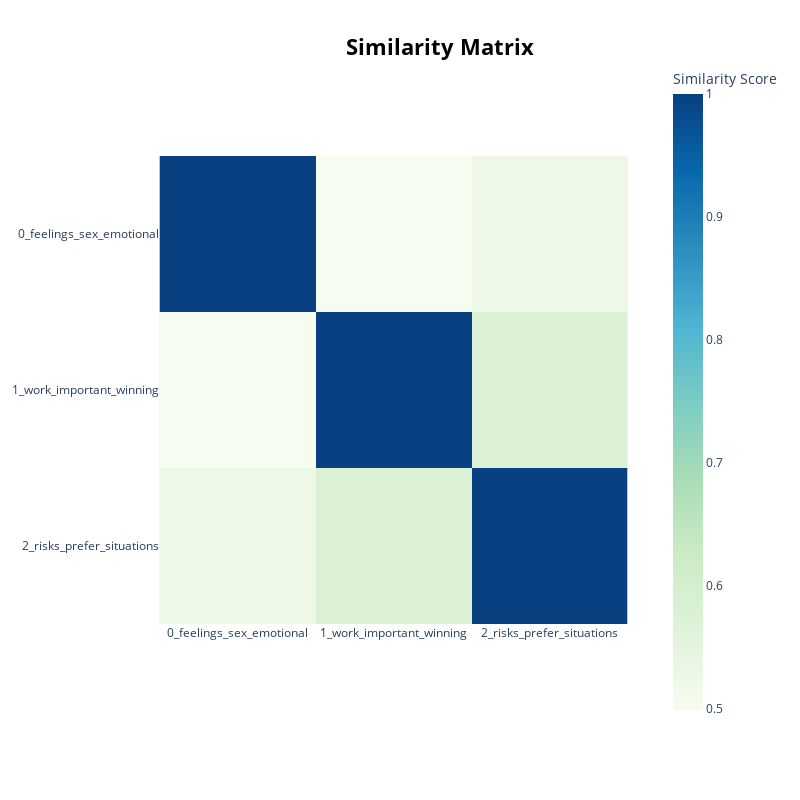

Source (notebook cell):
### Code cell
heat_map = topic_model.visualize_heatmap()

# Update filepath as needed
heat_map.write_image("../Visualizations/BERTopic_Heat_Map.png", width=800, height=600)
heat_map

### Figure 1 — Plotly figure (JSON) as saved in the notebook; plotly's stock layout.template omitted (floating-point values rounded to 4 significant figures)
{"data": [{"coloraxis": "coloraxis", "hovertemplate": "x: %{x}<br>y: %{y}<br>Similarity Score: %{z}<extra></extra>", "name": "0", "type": "heatmap", "x": ["0_feelings_sex_emotional", "1_work_important_winning", "2_risks_prefer_situations"], "xaxis": "x", "y": ["0_feelings_sex_emotional", "1_work_important_winning", "2_risks_prefer_situations"], "yaxis": "y", "z": [[1.0, 0.4989, 0.5267], [0.4989, 1.0, 0.5801], [0.5267, 0.5801, 1.0]]}], "layout": {"coloraxis": {"colorbar": {"title": {"text": "Similarity Score"}}, "colorscale": [[0, "rgb(247,252,240)"], [0.125, "rgb(224,243,219)"], [0.25, "rgb(204,235,197)"], [0.375, "rgb(168,221,181)"], [0.5, "rgb(123,204,196)"], [0.625, "rgb(78,179,211)"], [0.75, "rgb(43,140,190)"], [0.875, "rgb(8,104,172)"], [1, "rgb(8,64,129)"]]}, "height": 800, "hoverlabel": {"bgcolor": "white", "font": {"family": "Rockwell", "size": 16}}, "legend": {"title": {"text": "Trend"}}, "margin": {"t": 60}, "showlegend": true, "title": {"font": {"color": "Black", "size": 22}, "text": "<b>Similarity Matrix</b>", "x": 0.55, "xanchor": "center", "y": 0.95, "yanchor": "top"}, "width": 800, "xaxis": {"anchor": "y", "autorange": true, "constrain": "domain", "domain": [0, 1], "range": [-0.5, 2.5], "scaleanchor": "y", "type": "category"}, "yaxis": {"anchor": "x", "autorange": true, "constrain": "domain", "domain": [0.1455, 0.8545], "range": [2.5, -0.5], "type": "category"}}}
